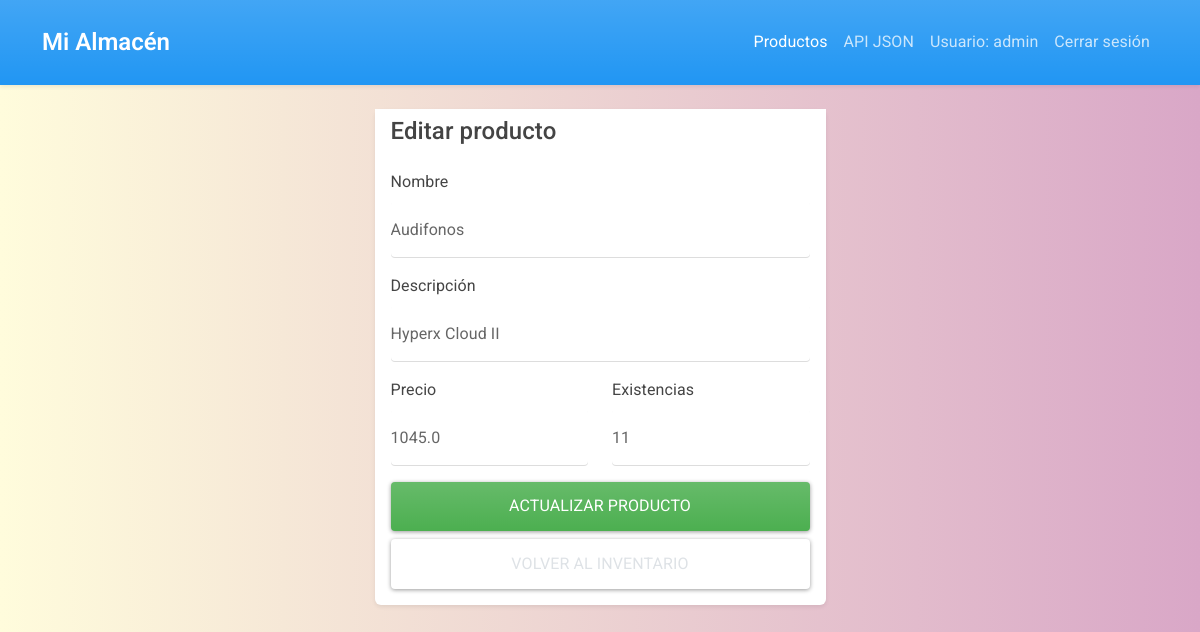
Screenshot of /edit/2 (signed in) with the database file from the repository.
### tables this page shows
CREATE TABLE productos (
      id INTEGER PRIMARY KEY AUTOINCREMENT,
      nombre TEXT NOT NULL,
      descripcion TEXT NOT NULL,
      precio REAL NOT NULL CHECK(precio >= 0),
      stock INTEGER NOT NULL CHECK(stock >= 0)
    , usuario_id INTEGER);

### app.py (the view, shortened to what this page needs)
    @app.route("/edit/<int:id>", methods=["GET", "POST"])
    @login_required
    def edit_product(id):
        producto = obtener_producto(id, usuario_actual_id())
        if producto is None:
            flash("Producto no encontrado")
            return redirect(url_for("Index"))
        return render_template("edit.html", producto=producto)

### app.py (called while the page is built)
def login_required(view):
    @wraps(view)
    def wrapped_view(*args, **kwargs):
        if "usuario_id" not in session:
            flash("Inicia sesión para continuar")
            return redirect(url_for("login"))
        return view(*args, **kwargs)
    return wrapped_view

def usuario_actual_id():
    if hasattr(g, "usuario_id"):
        return g.usuario_id
    return session["usuario_id"]

### extensions.py (called while the page is built)
def get_db():
    if "db" not in g:
        g.db = sqlite3.connect(current_app.config["DATABASE"])
        g.db.row_factory = sqlite3.Row
    return g.db

### models/tablaDB.py (called while the page is built)
def row_to_dict(row):
    if row is None:
        return None
    return dict(row)

def obtener_producto(producto_id, usuario_id):
    db = get_db()
    producto = db.execute(
        """
        SELECT id, nombre, descripcion, precio, stock
        FROM productos
        WHERE id = ? AND usuario_id = ?
        """,
        (producto_id, usuario_id),
    ).fetchone()
    return row_to_dict(producto)

### templates/edit.html (shortened to what this page needs)
{% extends 'layout.html' %}
{% block body %}
<div class="row justify-content-center">
  <div class="col-md-7 col-lg-5">
    <div class="card shadow-sm">
      <div class="card-header bg-white">
        <h1 class="h4 mb-0">Editar producto</h1>
      </div>
      <div class="card-body">
        <form method="POST">
          <div class="mb-3">
            <label class="form-label" for="nombre">Nombre</label>
            <input type="text" id="nombre" name="nombre" value="{{ producto.nombre }}" class="form-control" required>
          </div>
          <div class="mb-3">
            <label class="form-label" for="descripcion">Descripción</label>
            <input type="text" id="descripcion" name="descripcion" value="{{ producto.descripcion }}" class="form-control" required>
          </div>
          <div class="row">
            <div class="col-md-6 mb-3">
              <label class="form-label" for="precio">Precio</label>
              <input type="number" id="precio" name="precio" value="{{ producto.precio }}" min="0" step="0.01" class="form-control" required>
            </div>
            <div class="col-md-6 mb-3">
              <label class="form-label" for="stock">Existencias</label>
              <input type="number" id="stock" name="stock" value="{{ producto.stock }}" min="0" step="1" class="form-control" required>
            </div>
          </div>
          <div class="d-grid gap-2">
            <button type="submit" class="btn btn-success">Actualizar producto</button>
            <a class="btn btn-outline-secondary" href="{{ url_for('Index') }}">Volver al inventario</a>
          </div>
        </form>
      </div>
    </div>
  </div>
</div>
{% endblock %}

### static/css/main.css (style rules this page uses)
body { min-height: 100vh; background: #d9a7c7; background: -webkit-linear-gradient(to right, #fffcdc, #d9a7c7); background: linear-gradient(to right, #fffcdc, #d9a7c7); }
.card { border: 0; border-radius: 6px; }
.card-header { border-bottom-color: rgba(0, 0, 0, 0.08); }
.btn { border-radius: 4px; }
.form-control { border-radius: 4px; }

### rows the page displays
productos: nombre "Audifonos", descripcion "Hyperx Cloud II", precio "1045.0", stock "11"

### other values shown
{{ session.get('username') }} "admin"
